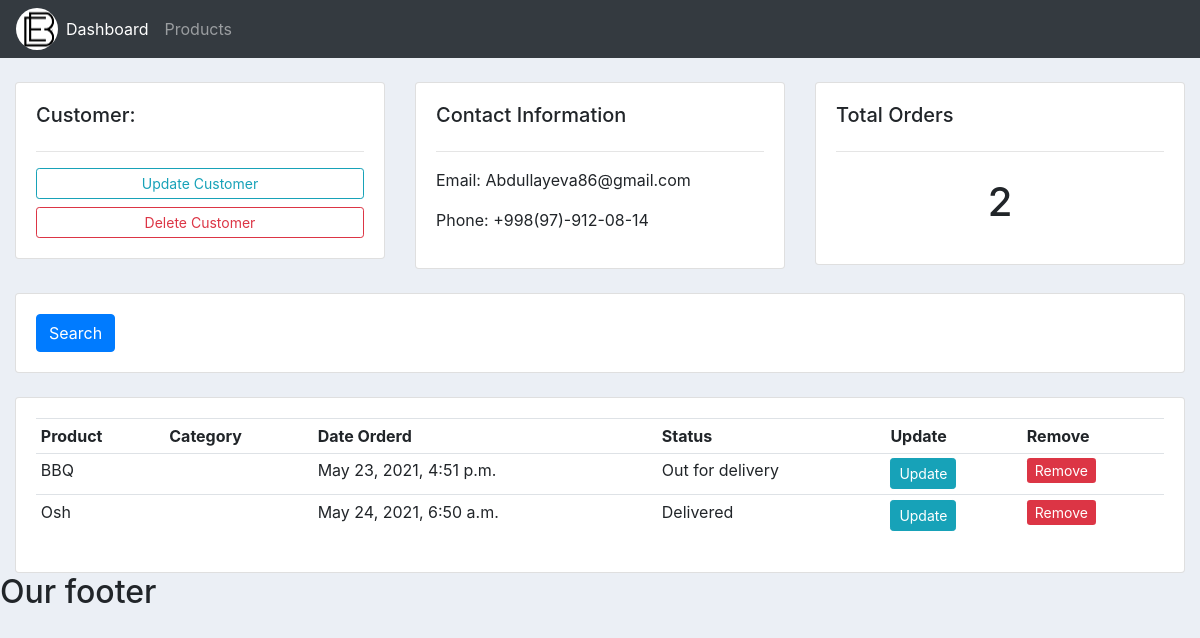
The app's page /customer/2/ with its own data.
### accounts/models.py (models this page shows, shortened)
class Customer(models.Model):
    name = models.CharField(max_length=200, null=True)
    phone = models.CharField(max_length=200, null=True)
    email = models.CharField(max_length=200, null=True)
    date_created = models.DateTimeField(auto_now_add=True, null=True)

class Order(models.Model):
    STATUS = (
        ('Pending', 'Pending'),
        ('Out for delivery', 'Out for delivery'),
        ('Delivered', 'Delivered'),
    )
    customer = models.ForeignKey(Customer, null=True, on_delete=models.SET_NULL)
    product = models.ForeignKey(Product, null=True, on_delete=models.SET_NULL)
    date_created = models.DateTimeField(auto_now_add=True, null=True)
    status = models.CharField(max_length=50, null=True, choices=STATUS)

class Product(models.Model):
    CATEGORY = (
        ('Indoor', 'Indoor'),
        ('Outdoor', 'Outdoor'),
    )
    name = models.CharField(max_length=200, null=True)
    price = models.CharField(max_length=200, null=True)
    category = models.CharField(max_length=200, null=True, choices=CATEGORY)
    description = models.CharField(max_length=200, null=True)
    date_created = models.DateTimeField(auto_now_add=True, null=True)
    tags = models.ManyToManyField(Tag)
    def __str__(self):
        return self.name

### accounts/views.py (the view)
# urls.py: path('customer/<str:pk_test>/', views.customer, name='customer'),
def customer(request, pk_test):
    customer = Customer.objects.get(id=pk_test)
    orders = customer.order_set.all()
    orders_count = orders.count()
    context = {'customer': customer, 'orders': orders, 'orders_count': orders_count}
    return render(request, 'accounts/customer.html', context)

### accounts/templates/accounts/customer.html
{% extends 'accounts/main.html' %}
{% block content %}
    <br>
    <div class="row">
        <div class="col-md">
            <div class="card card-body">
                <h5>Customer:</h5>
                <hr>
                <a class="btn btn-outline-info  btn-sm btn-block" href="">Update Customer</a>
                <a class="btn btn-outline-danger  btn-sm btn-block" href="">Delete Customer</a>
            </div>
        </div>
        <div class="col-md">
            <div class="card card-body">
                <h5>Contact Information</h5>
                <hr>
                <p>Email: {{ customer.email }} </p>
                <p>Phone: {{ customer.phone }} </p>
            </div>
        </div>
        <div class="col-md">
            <div class="card card-body">
                <h5>Total Orders</h5>
                <hr>
                <h1 style="text-align: center;padding: 10px"> {{ orders_count }} </h1>
            </div>
        </div>
    </div>
    <br>
    <div class="row">
        <div class="col">
            <div class="card card-body">
                <form method="get">
                <button class="btn btn-primary" type="submit">Search</button>
              </form>
            </div>
        </div>
    </div>
    <br>
    <div class="row">
        <div class="col-md">
            <div class="card card-body">
                <table class="table table-sm">
                    <tr>
                        <th>Product</th>
                        <th>Category</th>
                        <th>Date Orderd</th>
                        <th>Status</th>
                        <th>Update</th>
                        <th>Remove</th>
                    </tr>
                    {% for order in orders %}
                        <tr>
                            <td> {{ order.product }} </td>
                            <td> {{ order.category }} </td>
                            <td> {{ order.date_created }} </td>
                            <td> {{ order.status }} </td>
                            <td> <a class="btn btn-sm btn-info" href="{% url 'update_order' order.id %}"> Update </a> </td>
                            <td> <a class="'btn btn-sm btn-danger" href="{% url 'delete_order' order.id %}"> Remove </a> </td>
                        </tr>
                    {% endfor %}
                </table>
            </div>
        </div>
    </div>
{% endblock %}

### static/css/main.css (style rules this page uses)
body { background-color: #ebeff5; }

### records on screen
Customer: email "Abdullayeva86@gmail.com", phone "+998(97)-912-08-14"
Order: product "BBQ", date_created "May 23, 2021, 4:51 p.m.", status "Out for delivery"
Order: product "Osh", date_created "May 24, 2021, 6:50 a.m.", status "Delivered"

### other values on screen
{{ orders_count }} "2"
